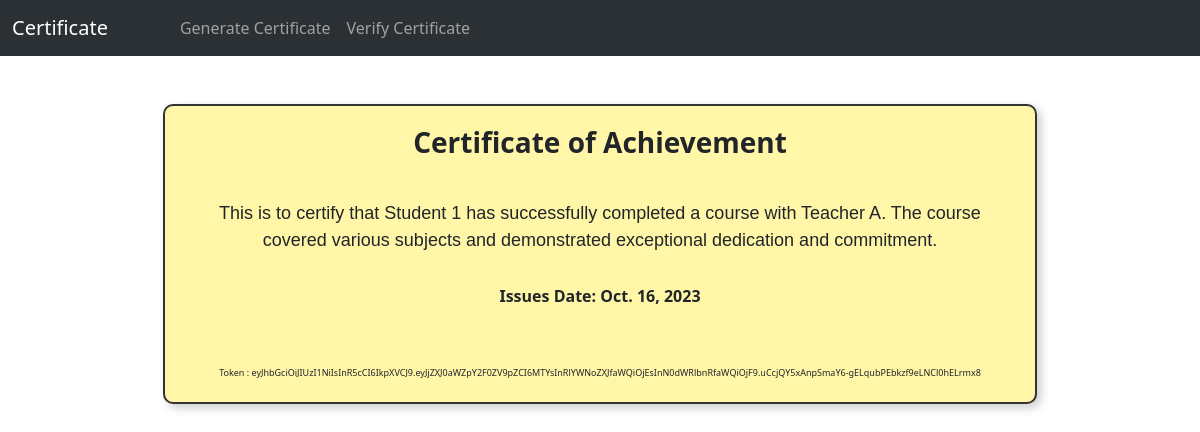
Page /generate_certificate/1/1 on the committed database.
### certificate/models.py (models this page shows)
class Certificate(models.Model):
    teacher = models.ForeignKey(Teacher, on_delete=models.CASCADE)
    student = models.ForeignKey(Student, on_delete=models.CASCADE)
    issue_date = models.DateField(auto_now_add=True)
    token = models.CharField(max_length=1000, blank=True, null=True)
    def __str__(self):
        return f"Certificate for {self.teacher} and {self.student}"

class Student(models.Model):
    student_name = models.CharField(max_length=100)
    teachers = models.ManyToManyField('Teacher', related_name='students')
    def __str__(self):
        return self.student_name

class Teacher(models.Model):
    teacher_name = models.CharField(max_length=100)
    def __str__(self):
        return self.teacher_name

### certificate/views.py (the view)
# urls.py: path('generate_certificate/<int:teacher_id>/<int:student_id>', views.generate_certificate, name='generate_certificate'),
def generate_certificate(request, teacher_id, student_id):
    certificate = Certificate.objects.filter(teacher_id=teacher_id, student_id=student_id).first()
    print(certificate)
    if not certificate:
        new_certificate = Certificate.objects.create(teacher_id=teacher_id, student_id=student_id)
        payload = {
                'certificate_id': new_certificate.id,
                'teacher_id': new_certificate.teacher_id,
                'student_id': new_certificate.student_id,
            }
        secret_key = 'course'
        token = jwt.encode(payload, secret_key, algorithm='HS256')
        new_certificate.token = token
        new_certificate.save()
        return render(request, 'view_certificate.html', {'certificate': new_certificate})
    else:
        return render(request, 'view_certificate.html', {'certificate': certificate})

### certificate/templates/view_certificate.html
{% extends 'base.html' %}
{% block content %}
<div class="container text-center mt-5">
    <div class="certificate">
        <h1 class="certificate-title">Certificate of Achievement</h1>
        <p class="certificate-text">
            This is to certify that {{ certificate.student }} has successfully completed a course with {{ certificate.teacher }}.
            The course covered various subjects and demonstrated exceptional dedication and commitment.
        </p>
        <div class="certificate-details">
            <p class="certificate-date">Issues Date: {{ certificate.issue_date }}</p><br><br>
            <p class="certificate-token">Token : {{ certificate.token }}</p>
        </div>
    </div>
</div>
{% endblock %}

### certificate/static/css/style.css (style rules this page uses)
.certificate { background-color: #fff6a7; border: 2px solid #333; padding: 20px; width: 80%; height: 300px; margin: 0 auto; border-radius: 10px; box-shadow: 4px 4px 10px rgba(0, 0, 0, 0.2); }
.certificate-title { font-size: 28px; font-weight: bold; }
.certificate-text { font-family: 'YourCustomFont', sans-serif; font-size: 18px; margin-top: 40px; }
.certificate-details { margin-top: 30px; }
.certificate-token { font-size: 9px; }
.certificate-date { font-size: 16px; margin: 10px 0; font-weight: bold; }

### rows in the picture
Certificate: student "Student 1", teacher "Teacher A", issue_date "Oct. 16, 2023", token "eyJhbGciOiJIUzI1NiIsInR5cCI6IkpXVCJ9.eyJjZXJ0aWZpY2F0ZV9pZCI6MTYsInRlYWNoZXJfaWQiOjEsInN0dWRlbnRfaWQiOjF9.uCcjQY5xAnpSmaY6-gELqubPEbkzf9eLNCl0hELrmx8"
